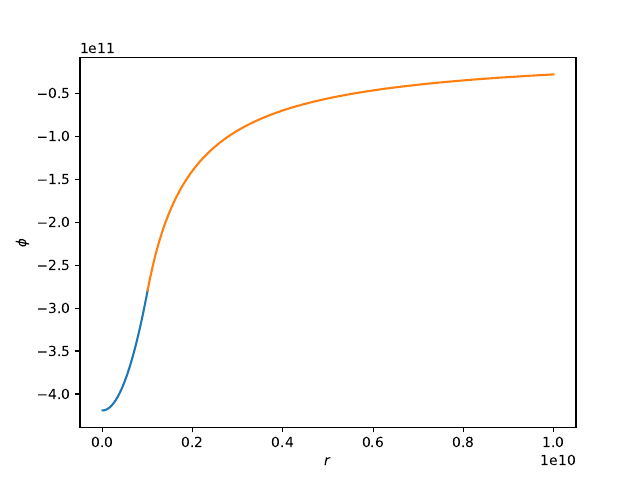

Generate this figure with Python:
'''
Plot of the analytic gravitatinal potential for a
uniform sphere inside and outside. The surface of the 
sphere is located at the radius R.
All values are considered in cgs untis
'''
import numpy as np
import matplotlib.pyplot as plt

# Constants of the problem
G = 6.67E-8 				# Newtonian Grav. Constant (cgs units)
rho = 1. 					# Uniform density of the sphere (gr/cm^3)
R = 1E9 					# Radius of the sphere (cm)
M = (4/3)*np.pi*rho*R**3 	# Total Mass (gr)

def potential_in(r):
	# Interior Potential
	Phi = (2.*np.pi*G/3)*(r**2 - 3*R**2)
	return Phi

def potential_out(r): 
	# Exterior Potential
	Phi = -G*M/r
	return Phi

# Variables for plotting
r_range_in = np.arange(0,1E9,1E5)
Phi_in = potential_in(r_range_in)
r_range_out = np.arange(1E9, 1E10, 1E5)
Phi_out = potential_out(r_range_out)


# Plot
plt.plot(r_range_in, Phi_in)
plt.plot(r_range_out, Phi_out)
plt.xlabel(r'$r$')
plt.ylabel(r'$\phi$')
plt.savefig('GravitationalPotential.pdf')
plt.show()
